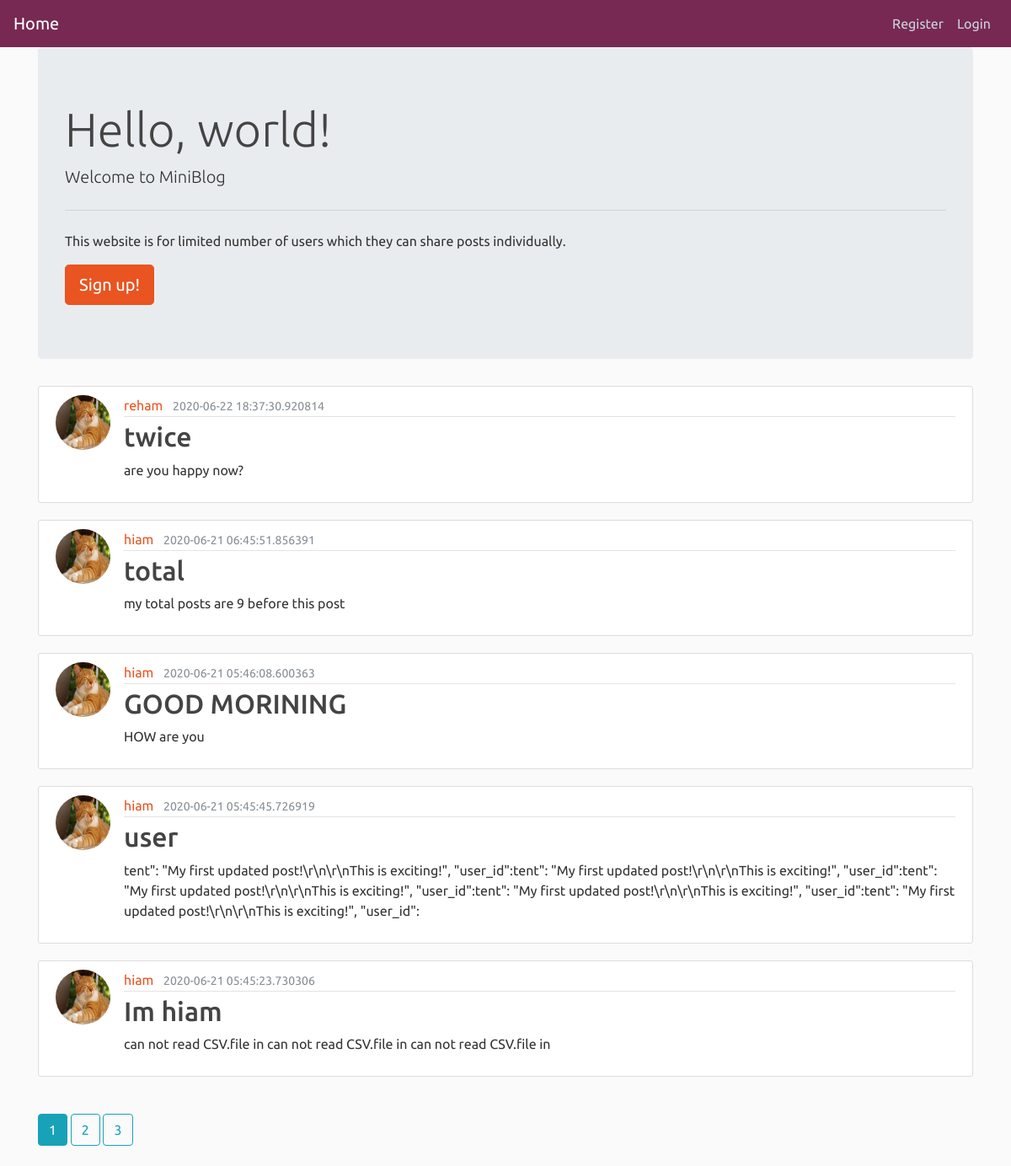
The page / on the database its author committed.
### blog/models.py (models this page shows, shortened)
class Posts(db.Model):
    id = db.Column(db.Integer, primary_key= True)
    title = db.Column(db.String, nullable= False)
    content = db.Column(db.Text, nullable= False)
    time = db.Column(db.DateTime, default= datetime.utcnow, nullable= False)
    user_id = db.Column(db.Integer, db.ForeignKey('users.id'), nullable= False)

class Users(db.Model, UserMixin):
    id = db.Column(db.Integer, primary_key= True)
    username = db.Column(db.String(15), unique=True, nullable= False)
    email = db.Column(db.String(100), unique=True, nullable=False)
    password = db.Column(db.String(80), nullable= False)
    picture = db.Column(db.String(20), nullable=False, default='cat.jpg')
    posts = db.relationship('Posts', backref="author", lazy= True)

### blog/main/routes.py (the view)
@main.route("/")
def home():
    page = request.args.get('page',1,type=int)
    posts = Posts.query.order_by(Posts.time.desc()).paginate(page=page , per_page=5)
    return render_template("home.html", title= "Home", posts = posts)

### blog/templates/home.html (shortened to what this page needs)
{% extends "layout.html" %}
{% block main %}
    <div class="jumbotron">
      {% if current_user.is_authenticated %}
      <h1 class="display-4">Hello, {{ current_user.username }}!</h1>
      {% else %}
      <h1 class="display-4">Hello, world!</h1>
      {% endif %}
      <p class="lead">Welcome to MiniBlog</p>
      <hr class="my-4">
      <p>This website is for limited number of users which they can share posts individually.</p>
      <a class="btn btn-primary btn-lg" href="{{ url_for('end_user.register') }}" role="button">Sign up!</a>
    </div>
  {% for post in posts.items %}
  <article class="media content-section">
    <img class="rounded-circle article-img" src="{{ url_for('static', filename='picture/' + post.author.picture) }}">
    <div class="media-body">
      <div class="article-metadata">
        <a class="mr-2" href="{{ url_for('end_user.User_profile', username= post.author.username) }}">{{ post.author.username }}</a>
        <small class="text-muted">{{ post.time }}</small>
      </div>
      <h2 class="article-title">{{ post.title }}</h2>
      <p class="article-content">{{ post.content }}</p>
    </div>
  </article>
{% endfor %}
<br>
{% for page_num in posts.iter_pages(left_edge=1, right_edge=1, left_current=1, right_current=2) %}
  {% if page_num %}
    {%if page_num == posts.page %}
       <a class="btn btn-info mb-4" href="{{ url_for('main.home', page=page_num) }}">{{ page_num }}</a>
    {% else %}
       <a class="btn btn-outline-info mb-4" href="{{ url_for('main.home', page=page_num) }}">{{ page_num }}</a>
    {% endif %}
  {% else %}
  ..
  {% endif %}
{% endfor %}
{% endblock %}

### blog/templates/layout.html (shortened to what this page needs)
<!DOCTYPE html >
<html>
    <head>
        <link href="https://bootswatch.com/4/united/bootstrap.min.css" rel="stylesheet">
        <link rel="stylesheet" type="text/css" href="{{ url_for('static', filename='style.css') }}">
    </head>
    <body>
    <header class="site-header">
        <nav class="navbar navbar-expand-lg navbar-dark bg-dark">
          <a class="navbar-brand" href="{{ url_for('main.home')}}">Home</a>
          <div class="collapse navbar-collapse" id="navbarColor02">
            <ul class="navbar-nav ml-auto">
              {% if current_user.is_authenticated %}
              <li class="nav-item">
                <a class="nav-link" href="{{ url_for('posts_.Postform')}}">New post</a>
              </li>
              <li class="nav-item">
                <a class="nav-link" href="{{ url_for('end_user.setting')}}">Setting</a>
              </li>
                <li class="nav-item">
                  <a class="nav-link" href="{{ url_for('end_user.logout')}}">Logout</a>
                </li>
              {% else %}
                 <li class="nav-item">
                  <a class="nav-link" href="{{ url_for('end_user.register')}}">Register</a>
                </li>
                <li class="nav-item">
                  <a class="nav-link" href="{{ url_for('end_user.login')}}">Login</a></a>
                </li>
              {% endif %}
            </ul>
          </div>
        </nav>
      </header>
         <main role="main" class="container">
      {% block main %} {% endblock %}
    </main>
  </body>
</html>

### blog/static/style.css (style rules this page uses)
body { background: #fafafa; color: #333333; }
h1, h2, h3, h4, h5, h6 { color: #444444; }
.site-header .navbar-nav .nav-link { color: #cbd5db; }
.content-section { background: #ffffff; padding: 10px 20px; border: 1px solid #dddddd; border-radius: 3px; margin-bottom: 20px; }
.article-title { color: #444444; }
.article-content { white-space: pre-line; }
.article-img { height: 65px; width: 65px; margin-right: 16px; }
.article-metadata { padding-bottom: 1px; margin-bottom: 4px; border-bottom: 1px solid #e3e3e3 }

### rows shown on the page
Posts: picture (picture), author.username "reham", time "2020-06-22 18:37:30.920814", title "twice", content "are you happy now?"
Posts: picture (picture), author.username "hiam", time "2020-06-21 06:45:51.856391", title "total", content "my total posts are 9 before this post"
Posts: picture (picture), author.username "hiam", time "2020-06-21 05:46:08.600363", title "GOOD MORINING", content "HOW are you"
Posts: picture (picture), author.username "hiam", time "2020-06-21 05:45:45.726919", title "user", content "tent\": \"My first updated post!\\r\\n\\r\\nThis is exciting!\", \"user_id\":tent\": \"My first updated post!\\r\\n\\r\\nThis is exciting!\", \"user_id\":tent\": \"My first updated post!\\r\\n\\r\\nThis is exciting!\", \"user_id\":tent\": \"My first updated post!\\r\\n\\r\\nThis is exciting!\", \"user_id\":tent\": \"My first updated post!\\r\\n\\r\\nThis is exciting!\", \"user_id\":"
Posts: picture (picture), author.username "hiam", time "2020-06-21 05:45:23.730306", title "Im hiam", content "can not read CSV.file in can not read CSV.file in can not read CSV.file in"

### other values the page prints
{{ page_num }} "1"
{{ page_num }} "2" "3"
